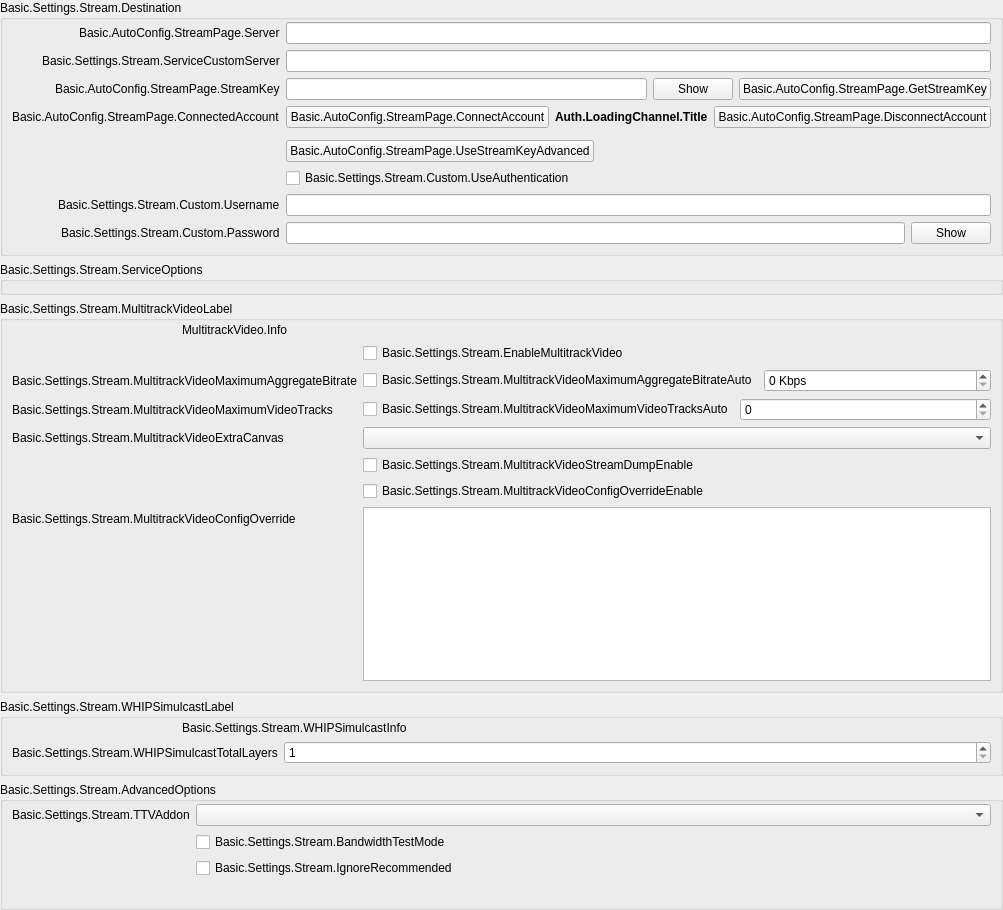
            <widget class="QWidget" name="streamKeyPage">
             <property name="geometry">
              <rect>
               <x>0</x>
               <y>0</y>
               <width>987</width>
               <height>910</height>
              </rect>
             </property>
             <layout class="QVBoxLayout" name="streamkeyPageLayout">
              <property name="leftMargin">
               <number>0</number>
              </property>
              <property name="topMargin">
               <number>0</number>
              </property>
              <property name="rightMargin">
               <number>0</number>
              </property>
              <property name="bottomMargin">
               <number>0</number>
              </property>
              <item>
               <widget class="QGroupBox" name="destinationGroupBox">
                <property name="title">
                 <string>Basic.Settings.Stream.Destination</string>
                </property>
                <layout class="QFormLayout" name="destinationLayout">
                 <property name="fieldGrowthPolicy">
                  <enum>QFormLayout::FieldGrowthPolicy::AllNonFixedFieldsGrow</enum>
                 </property>
                 <property name="labelAlignment">
                  <set>Qt::AlignmentFlag::AlignRight|Qt::AlignmentFlag::AlignTrailing|Qt::AlignmentFlag::AlignVCenter</set>
                 </property>
                 <property name="leftMargin">
                  <number>9</number>
                 </property>
                 <property name="topMargin">
                  <number>2</number>
                 </property>
                 <property name="rightMargin">
                  <number>9</number>
                 </property>
                 <property name="bottomMargin">
                  <number>9</number>
                 </property>
                 <item row="0" column="0">
                  <widget class="QLabel" name="serverLabel">
                   <property name="text">
                    <string>Basic.AutoConfig.StreamPage.Server</string>
                   </property>
                  </widget>
                 </item>
                 <item row="0" column="1">
                  <widget class="QStackedWidget" name="serverStackedWidget">
                   <property name="sizePolicy">
                    <sizepolicy hsizetype="Preferred" vsizetype="Maximum">
                     <horstretch>0</horstretch>
                     <verstretch>0</verstretch>
                    </sizepolicy>
                   </property>
                   <property name="currentIndex">
                    <number>1</number>
                   </property>
                   <widget class="QWidget" name="servicePage">
                    <layout class="QHBoxLayout" name="horizontalLayout_21">
                     <property name="leftMargin">
                      <number>0</number>
                     </property>
                     <property name="topMargin">
                      <number>0</number>
                     </property>
                     <property name="rightMargin">
                      <number>0</number>
                     </property>
                     <property name="bottomMargin">
                      <number>0</number>
                     </property>
                     <item>
                      <widget class="QComboBox" name="server"/>
                     </item>
                    </layout>
                   </widget>
                   <widget class="QWidget" name="customPage">
                    <layout class="QHBoxLayout" name="horizontalLayout_22">
                     <property name="leftMargin">
                      <number>0</number>
                     </property>
                     <property name="topMargin">
                      <number>0</number>
                     </property>
                     <property name="rightMargin">
                      <number>0</number>
                     </property>
                     <property name="bottomMargin">
                      <number>0</number>
                     </property>
                     <item>
                      <widget class="QLineEdit" name="customServer"/>
                     </item>
                    </layout>
                   </widget>
                  </widget>
                 </item>
                 <item row="1" column="0">
                  <widget class="QLabel" name="serviceCustomServerLabel">
                   <property name="text">
                    <string>Basic.Settings.Stream.ServiceCustomServer</string>
                   </property>
                   <property name="buddy">
                    <cstring>serviceCustomServer</cstring>
                   </property>
                  </widget>
                 </item>
                 <item row="1" column="1">
                  <widget class="QLineEdit" name="serviceCustomServer"/>
                 </item>
                 <item row="2" column="0">
                  <widget class="QLabel" name="streamKeyLabel">
                   <property name="text">
                    <string>Basic.AutoConfig.StreamPage.StreamKey</string>
                   </property>
                   <property name="openExternalLinks">
                    <bool>true</bool>
                   </property>
                   <property name="buddy">
                    <cstring>key</cstring>
                   </property>
                  </widget>
                 </item>
                 <item row="2" column="1">
                  <widget class="QFrame" name="streamKeyWidget">
                   <layout class="QHBoxLayout" name="horizontalLayout_11">
                    <property name="leftMargin">
                     <number>0</number>
                    </property>
                    <property name="topMargin">
                     <number>0</number>
                    </property>
                    <property name="rightMargin">
                     <number>0</number>
                    </property>
                    <property name="bottomMargin">
                     <number>0</number>
                    </property>
                    <item>
                     <widget class="QLineEdit" name="key">
                      <property name="inputMask">
                       <string notr="true"/>
                      </property>
                      <property name="text">
                       <string notr="true"/>
                      </property>
                      <property name="echoMode">
                       <enum>QLineEdit::EchoMode::Password</enum>
                      </property>
                     </widget>
                    </item>
                    <item>
                     <widget class="QPushButton" name="show">
                      <property name="text">
                       <string>Show</string>
                      </property>
                     </widget>
                    </item>
                    <item>
                     <widget class="UrlPushButton" name="getStreamKeyButton">
                      <property name="toolTip">
                       <string/>
                      </property>
                      <property name="toolTipDuration">
                       <number>-4</number>
                      </property>
                      <property name="text">
                       <string>Basic.AutoConfig.StreamPage.GetStreamKey</string>
                      </property>
                     </widget>
                    </item>
                   </layout>
                  </widget>
                 </item>
                 <item row="3" column="0">
                  <widget class="QLabel" name="connectedAccountLabel">
                   <property name="text">
                    <string>Basic.AutoConfig.StreamPage.ConnectedAccount</string>
                   </property>
                  </widget>
                 </item>
                 <item row="3" column="1">
                  <layout class="QHBoxLayout" name="horizontalLayout_15">
                   <item>
                    <widget class="QPushButton" name="connectAccount2">
                     <property name="cursor">
                      <cursorShape>PointingHandCursor</cursorShape>
                     </property>
                     <property name="text">
                      <string>Basic.AutoConfig.StreamPage.ConnectAccount</string>
                     </property>
                    </widget>
                   </item>
                   <item>
                    <widget class="QLabel" name="connectedAccountText">
                     <property name="styleSheet">
                      <string notr="true">font-weight: bold</string>
                     </property>
                     <property name="text">
                      <string>Auth.LoadingChannel.Title</string>
                     </property>
                    </widget>
                   </item>
                   <item>
                    <widget class="QPushButton" name="disconnectAccount">
                     <property name="text">
                      <string>Basic.AutoConfig.StreamPage.DisconnectAccount</string>
                     </property>
                    </widget>
                   </item>
                   <item>
                    <spacer name="horizontalSpacer_19">
                     <property name="orientation">
                      <enum>Qt::Orientation::Horizontal</enum>
                     </property>
                     <property name="sizeHint" stdset="0">
                      <size>
                       <width>40</width>
                       <height>20</height>
                      </size>
                     </property>
                    </spacer>
                   </item>
                  </layout>
                 </item>
                 <item row="4" column="0">
                  <spacer name="horizontalSpacer_18">
                   <property name="orientation">
                    <enum>Qt::Orientation::Horizontal</enum>
                   </property>
                   <property name="sizeHint" stdset="0">
                    <size>
                     <width>170</width>
                     <height>0</height>
                    </size>
                   </property>
                  </spacer>
                 </item>
                 <item row="5" column="1">
                  <layout class="QHBoxLayout" name="horizontalLayout_28">
                   <item>
                    <widget class="QPushButton" name="useStreamKeyAdv">
                     <property name="text">
                      <string>Basic.AutoConfig.StreamPage.UseStreamKeyAdvanced</string>
                     </property>
                    </widget>
                   </item>
                   <item>
                    <spacer name="horizontalSpacer_28">
                     <property name="orientation">
                      <enum>Qt::Orientation::Horizontal</enum>
                     </property>
                     <property name="sizeHint" stdset="0">
                      <size>
                       <width>40</width>
                       <height>0</height>
                      </size>
                     </property>
                    </spacer>
                   </item>
                  </layout>
                 </item>
                 <item row="6" column="1">
                  <widget class="QCheckBox" name="useAuth">
                   <property name="text">
                    <string>Basic.Settings.Stream.Custom.UseAuthentication</string>
                   </property>
                  </widget>
                 </item>
                 <item row="7" column="0">
                  <widget class="QLabel" name="authUsernameLabel">
                   <property name="text">
                    <string>Basic.Settings.Stream.Custom.Username</string>
                   </property>
                   <property name="buddy">
                    <cstring>authUsername</cstring>
                   </property>
                  </widget>
                 </item>
                 <item row="7" column="1">
                  <widget class="QLineEdit" name="authUsername"/>
                 </item>
                 <item row="8" column="0">
                  <widget class="QLabel" name="authPwLabel">
                   <property name="text">
                    <string>Basic.Settings.Stream.Custom.Password</string>
                   </property>
                   <property name="buddy">
                    <cstring>authPw</cstring>
                   </property>
                  </widget>
                 </item>
                 <item row="8" column="1">
                  <widget class="QFrame" name="authPwWidget">
                   <layout class="QHBoxLayout" name="horizontalLayout_25">
                    <property name="leftMargin">
                     <number>0</number>
                    </property>
                    <property name="topMargin">
                     <number>0</number>
                    </property>
                    <property name="rightMargin">
                     <number>0</number>
                    </property>
                    <property name="bottomMargin">
                     <number>0</number>
                    </property>
                    <item>
                     <widget class="QLineEdit" name="authPw">
                      <property name="echoMode">
                       <enum>QLineEdit::EchoMode::Password</enum>
                      </property>
                     </widget>
                    </item>
                    <item>
                     <widget class="QPushButton" name="authPwShow">
                      <property name="text">
                       <string>Show</string>
                      </property>
                     </widget>
                    </item>
                   </layout>
                  </widget>
                 </item>
                </layout>
               </widget>
              </item>
              <item>
               <widget class="QGroupBox" name="servicePropertiesGroupBox">
                <property name="title">
                 <string>Basic.Settings.Stream.ServiceOptions</string>
                </property>
                <layout class="QVBoxLayout" name="servicePropertiesLayout">
                 <property name="leftMargin">
                  <number>8</number>
                 </property>
                 <property name="topMargin">
                  <number>2</number>
                 </property>
                 <property name="rightMargin">
                  <number>8</number>
                 </property>
                 <property name="bottomMargin">
                  <number>8</number>
                 </property>
                </layout>
               </widget>
              </item>
              <item>
               <widget class="QGroupBox" name="multitrackVideoGroupBox">
                <property name="title">
                 <string>Basic.Settings.Stream.MultitrackVideoLabel</string>
                </property>
                <layout class="QVBoxLayout" name="verticalLayout_34">
                 <property name="leftMargin">
                  <number>9</number>
                 </property>
                 <property name="topMargin">
                  <number>2</number>
                 </property>
                 <property name="rightMargin">
                  <number>9</number>
                 </property>
                 <property name="bottomMargin">
                  <number>9</number>
                 </property>
                 <item>
                  <layout class="QHBoxLayout" name="horizontalLayout_12">
                   <item>
                    <spacer name="horizontalSpacer_31">
                     <property name="orientation">
                      <enum>Qt::Orientation::Horizontal</enum>
                     </property>
                     <property name="sizeType">
                      <enum>QSizePolicy::Policy::Fixed</enum>
                     </property>
                     <property name="sizeHint" stdset="0">
                      <size>
                       <width>170</width>
                       <height>10</height>
                      </size>
                     </property>
                    </spacer>
                   </item>
                   <item>
                    <widget class="QLabel" name="multitrackVideoInfo">
                     <property name="text">
                      <string>MultitrackVideo.Info</string>
                     </property>
                     <property name="textFormat">
                      <enum>Qt::TextFormat::RichText</enum>
                     </property>
                     <property name="wordWrap">
                      <bool>true</bool>
                     </property>
                     <property name="openExternalLinks">
                      <bool>true</bool>
                     </property>
                    </widget>
                   </item>
                  </layout>
                 </item>
                 <item>
                  <layout class="QFormLayout" name="formLayout_27">
                   <property name="fieldGrowthPolicy">
                    <enum>QFormLayout::FieldGrowthPolicy::AllNonFixedFieldsGrow</enum>
                   </property>
                   <item row="0" column="0">
                    <spacer name="horizontalSpacer_30">
                     <property name="orientation">
                      <enum>Qt::Orientation::Horizontal</enum>
                     </property>
                     <property name="sizeType">
                      <enum>QSizePolicy::Policy::Fixed</enum>
                     </property>
                     <property name="sizeHint" stdset="0">
                      <size>
                       <width>170</width>
                       <height>10</height>
                      </size>
                     </property>
                    </spacer>
                   </item>
                   <item row="0" column="1">
                    <widget class="QCheckBox" name="enableMultitrackVideo">
                     <property name="text">
                      <string>Basic.Settings.Stream.EnableMultitrackVideo</string>
                     </property>
                    </widget>
                   </item>
                   <item row="1" column="0">
                    <widget class="QLabel" name="multitrackVideoMaximumAggregateBitrateLabel">
                     <property name="text">
                      <string>Basic.Settings.Stream.MultitrackVideoMaximumAggregateBitrate</string>
                     </property>
                    </widget>
                   </item>
                   <item row="1" column="1">
                    <layout class="QHBoxLayout" name="horizontalLayout_31" stretch="0,0">
                     <item>
                      <widget class="QCheckBox" name="multitrackVideoMaximumAggregateBitrateAuto">
                       <property name="text">
                        <string>Basic.Settings.Stream.MultitrackVideoMaximumAggregateBitrateAuto</string>
                       </property>
                      </widget>
                     </item>
                     <item>
                      <widget class="OBS::SpinBox" name="multitrackVideoMaximumAggregateBitrate">
                       <property name="sizePolicy">
                        <sizepolicy hsizetype="MinimumExpanding" vsizetype="Fixed">
                         <horstretch>0</horstretch>
                         <verstretch>0</verstretch>
                        </sizepolicy>
                       </property>
                       <property name="suffix">
                        <string notr="true"> Kbps</string>
                       </property>
                       <property name="minimum">
                        <number>0</number>
                       </property>
                       <property name="maximum">
                        <number>1000000</number>
                       </property>
                       <property name="singleStep">
                        <number>50</number>
                       </property>
                       <property name="value">
                        <number>0</number>
                       </property>
                      </widget>
                     </item>
                    </layout>
                   </item>
                   <item row="2" column="0">
                    <widget class="QLabel" name="multitrackVideoMaximumVideoTracksLabel">
                     <property name="text">
                      <string>Basic.Settings.Stream.MultitrackVideoMaximumVideoTracks</string>
                     </property>
                    </widget>
                   </item>
                   <item row="2" column="1">
                    <layout class="QHBoxLayout" name="horizontalLayout_32" stretch="0,0">
                     <item>
                      <widget class="QCheckBox" name="multitrackVideoMaximumVideoTracksAuto">
                       <property name="sizePolicy">
                        <sizepolicy hsizetype="Minimum" vsizetype="Fixed">
                         <horstretch>0</horstretch>
                         <verstretch>0</verstretch>
                        </sizepolicy>
                       </property>
                       <property name="text">
                        <string>Basic.Settings.Stream.MultitrackVideoMaximumVideoTracksAuto</string>
                       </property>
                      </widget>
                     </item>
                     <item>
                      <widget class="OBS::SpinBox" name="multitrackVideoMaximumVideoTracks">
                       <property name="sizePolicy">
                        <sizepolicy hsizetype="MinimumExpanding" vsizetype="Fixed">
                         <horstretch>0</horstretch>
                         <verstretch>0</verstretch>
                        </sizepolicy>
                       </property>
                       <property name="minimum">
                        <number>0</number>
                       </property>
                       <property name="maximum">
                        <number>100</number>
                       </property>
                       <property name="value">
                        <number>0</number>
                       </property>
                      </widget>
                     </item>
                    </layout>
                   </item>
                   <item row="3" column="1">
                    <widget class="QComboBox" name="multitrackVideoAdditionalCanvas">
                     <property name="placeholderText">
                      <string>None</string>
                     </property>
                    </widget>
                   </item>
                   <item row="4" column="0">
                    <spacer name="horizontalSpacer_32">
                     <property name="orientation">
                      <enum>Qt::Orientation::Horizontal</enum>
                     </property>
                     <property name="sizeType">
                      <enum>QSizePolicy::Policy::Fixed</enum>
                     </property>
                     <property name="sizeHint" stdset="0">
                      <size>
                       <width>170</width>
                       <height>10</height>
                      </size>
                     </property>
                    </spacer>
                   </item>
                   <item row="4" column="1">
                    <widget class="QCheckBox" name="multitrackVideoStreamDumpEnable">
                     <property name="text">
                      <string>Basic.Settings.Stream.MultitrackVideoStreamDumpEnable</string>
                     </property>
                    </widget>
                   </item>
                   <item row="5" column="1">
                    <widget class="QCheckBox" name="multitrackVideoConfigOverrideEnable">
                     <property name="text">
                      <string>Basic.Settings.Stream.MultitrackVideoConfigOverrideEnable</string>
                     </property>
                    </widget>
                   </item>
                   <item row="6" column="0">
                    <widget class="QLabel" name="multitrackVideoConfigOverrideLabel">
                     <property name="text">
                      <string>Basic.Settings.Stream.MultitrackVideoConfigOverride</string>
                     </property>
                    </widget>
                   </item>
                   <item row="6" column="1">
                    <widget class="QPlainTextEdit" name="multitrackVideoConfigOverride">
                     <property name="sizePolicy">
                      <sizepolicy hsizetype="Expanding" vsizetype="Expanding">
                       <horstretch>0</horstretch>
                       <verstretch>0</verstretch>
                      </sizepolicy>
                     </property>
                    </widget>
                   </item>
                   <item row="3" column="0">
                    <widget class="QLabel" name="multitrackVideoAdditionalCanvasLabel">
                     <property name="text">
                      <string>Basic.Settings.Stream.MultitrackVideoExtraCanvas</string>
                     </property>
                    </widget>
                   </item>
                  </layout>
                 </item>
                </layout>
               </widget>
              </item>
              <item>
               <widget class="QGroupBox" name="whipSimulcastGroupBox">
                <property name="title">
                 <string>Basic.Settings.Stream.WHIPSimulcastLabel</string>
                </property>
                <layout class="QVBoxLayout" name="verticalLayout_36">
                 <property name="leftMargin">
                  <number>9</number>
                 </property>
                 <property name="topMargin">
                  <number>2</number>
                 </property>
                 <property name="rightMargin">
                  <number>9</number>
                 </property>
                 <property name="bottomMargin">
                  <number>9</number>
                 </property>
                 <item>
                  <layout class="QHBoxLayout" name="horizontalLayout_33">
                   <item>
                    <spacer name="horizontalSpacer_33">
                     <property name="orientation">
                      <enum>Qt::Orientation::Horizontal</enum>
                     </property>
                     <property name="sizeType">
                      <enum>QSizePolicy::Policy::Fixed</enum>
                     </property>
                     <property name="sizeHint" stdset="0">
                      <size>
                       <width>170</width>
                       <height>10</height>
                      </size>
                     </property>
                    </spacer>
                   </item>
                   <item>
                    <widget class="QLabel" name="whipSimulcastInfo">
                     <property name="text">
                      <string>Basic.Settings.Stream.WHIPSimulcastInfo</string>
                     </property>
                     <property name="textFormat">
                      <enum>Qt::TextFormat::RichText</enum>
                     </property>
                     <property name="wordWrap">
                      <bool>true</bool>
                     </property>
                     <property name="openExternalLinks">
                      <bool>true</bool>
                     </property>
                    </widget>
                   </item>
                  </layout>
                 </item>
                 <item>
                  <layout class="QFormLayout" name="formLayout_39">
                   <property name="fieldGrowthPolicy">
                    <enum>QFormLayout::FieldGrowthPolicy::AllNonFixedFieldsGrow</enum>
                   </property>
                   <item row="1" column="0">
                    <widget class="QLabel" name="whipSimulcastTotalLayersLabel">
                     <property name="minimumSize">
                      <size>
                       <width>170</width>
                       <height>0</height>
                      </size>
                     </property>
                     <property name="text">
                      <string>Basic.Settings.Stream.WHIPSimulcastTotalLayers</string>
                     </property>
                    </widget>
                   </item>
                   <item row="1" column="1">
                    <layout class="QHBoxLayout" name="horizontalLayout_35" stretch="0">
                     <item>
                      <widget class="OBS::SpinBox" name="whipSimulcastTotalLayers">
                       <property name="minimum">
                        <number>1</number>
                       </property>
                       <property name="maximum">
                        <number>4</number>
                       </property>
                       <property name="value">
                        <number>1</number>
                       </property>
                      </widget>
                     </item>
                    </layout>
                   </item>
                  </layout>
                 </item>
                </layout>
               </widget>
              </item>
              <item>
               <widget class="QGroupBox" name="serviceAdvancedOptionsGroupBox">
                <property name="title">
                 <string>Basic.Settings.Stream.AdvancedOptions</string>
                </property>
                <layout class="QFormLayout" name="serviceAdvancedOptionsLayout">
                 <property name="fieldGrowthPolicy">
                  <enum>QFormLayout::FieldGrowthPolicy::AllNonFixedFieldsGrow</enum>
                 </property>
                 <property name="labelAlignment">
                  <set>Qt::AlignmentFlag::AlignRight|Qt::AlignmentFlag::AlignTrailing|Qt::AlignmentFlag::AlignVCenter</set>
                 </property>
                 <property name="leftMargin">
                  <number>9</number>
                 </property>
                 <property name="topMargin">
                  <number>2</number>
                 </property>
                 <property name="rightMargin">
                  <number>9</number>
                 </property>
                 <property name="bottomMargin">
                  <number>9</number>
                 </property>
                 <item row="0" column="0">
                  <widget class="QLabel" name="twitchAddonLabel">
                   <property name="text">
                    <string>Basic.Settings.Stream.TTVAddon</string>
                   </property>
                   <property name="buddy">
                    <cstring>twitchAddonDropdown</cstring>
                   </property>
                  </widget>
                 </item>
                 <item row="0" column="1">
                  <widget class="QComboBox" name="twitchAddonDropdown"/>
                 </item>
                 <item row="1" column="0">
                  <spacer name="horizontalSpacer_18_1">
                   <property name="orientation">
                    <enum>Qt::Orientation::Horizontal</enum>
                   </property>
                   <property name="sizeHint" stdset="0">
                    <size>
                     <width>170</width>
                     <height>0</height>
                    </size>
                   </property>
                  </spacer>
                 </item>
                 <item row="1" column="1">
                  <widget class="QCheckBox" name="bandwidthTestEnable">
                   <property name="text">
                    <string>Basic.Settings.Stream.BandwidthTestMode</string>
                   </property>
                  </widget>
                 </item>
                 <item row="2" column="1">
                  <widget class="QCheckBox" name="ignoreRecommended">
                   <property name="text">
                    <string>Basic.Settings.Stream.IgnoreRecommended</string>
                   </property>
                  </widget>
                 </item>
                 <item row="3" column="1">
                  <widget class="QLabel" name="enforceSettingsLabel">
                   <property name="text">
                    <string notr="true"/>
                   </property>
                   <property name="textFormat">
                    <enum>Qt::TextFormat::RichText</enum>
                   </property>
                   <property name="openExternalLinks">
                    <bool>true</bool>
                   </property>
                  </widget>
                 </item>
                </layout>
               </widget>
              </item>
              <item>
               <spacer name="verticalSpacer_12">
                <property name="orientation">
                 <enum>Qt::Orientation::Vertical</enum>
                </property>
                <property name="sizeHint" stdset="0">
                 <size>
                  <width>20</width>
                  <height>0</height>
                 </size>
                </property>
               </spacer>
              </item>
             </layout>
            </widget>
